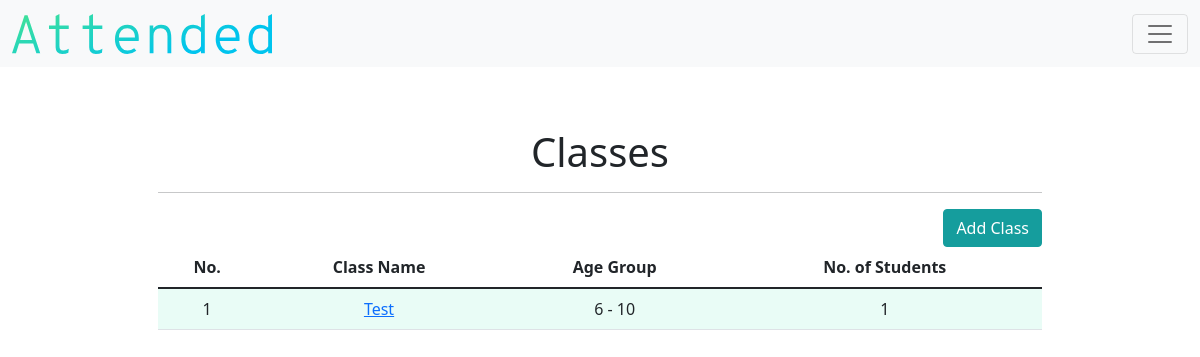
The page /class (signed in) on the database its author committed.
### models.py (models this page shows)
class Class(db.Model):
    __tablename__ = "class"
    id = db.Column(db.Integer, primary_key=True)
    teacher_id = db.Column(db.Integer, db.ForeignKey("teacher.id"))
    name = db.Column(db.String(), nullable=False)
    lowest_age = db.Column(db.Integer, nullable=False)
    highest_age = db.Column(db.Integer, nullable=False)
    student_count = db.Column(db.Integer, default=0)
    attendance_count = db.Column(db.Integer, default=0)
    class_attends = db.relationship("Attendance", backref="class_attend")

### application.py (the view)
@app.route("/class")
def classes():
    teacher = current_user.get_id()
    teacher_object = db.session.query(Teacher).filter_by(id=teacher).first()
    if not current_user.is_authenticated:
        return redirect("/login")
    else:
        TABLE_HEADERS=["No.", "Class Name", "Age Group", "No. of Students"]
        teacher = current_user.get_id()
        class_object = Class.query.filter_by(teacher_id = teacher).order_by(Class.id.desc()).all()
        return render_template("class.html", headers=TABLE_HEADERS, classes=class_object, teacher=teacher_object)

### application.py (called while the page is built)
@login.user_loader
def load_user(id):
    return Teacher.query.get(id)

### templates/class.html (shortened to what this page needs)
{% extends "layout.html" %}
{% block main %}
        <h1>Classes</h1>
        <hr>
        <div class="d-grid gap-2 d-md-flex justify-content-md-end">
                <a class="btn btn-secondary" href="/add_class" role="button">Add Class</a>
        </div>
        <div class="table-responsive">
          <table class="table table-hover">
                  <thead>
                      <tr>
                          {% for header in headers %}
                          <th id="header"> {{ header }} </th>
                          {% endfor %}
                      </tr>
                  </thead>
                  <tbody>
                          {% for class in classes %}
                          <tr>
                              <td class="counterCell"></td>
                              <td><a href="/detail_class/{{class.id}}"> {{class.name}} </a></td>
                              <td> {{ class.lowest_age }} - {{ class.highest_age }} </td>
                              <td> {{ class.student_count }} </td>
                          </tr>
                          {% endfor %}
                  </body>
{% endblock %}

### static/css/style.css (style rules this page uses)
.btn-secondary { color:#FFFFFF; background-color:#159d9d; border-color:#159d9d; }
table { counter-reset: tableCount; }
.counterCell:before { content: counter(tableCount); counter-increment: tableCount; }
tr:nth-child(odd) { background-color:#e9fcf6; }
#header { background-color:white; }

### rows shown on the page
Class: name "Test", lowest_age "6", highest_age "10", student_count "1"

### other values the page prints
{{ header }} "No." "Class Name" "Age Group" "No. of Students"
